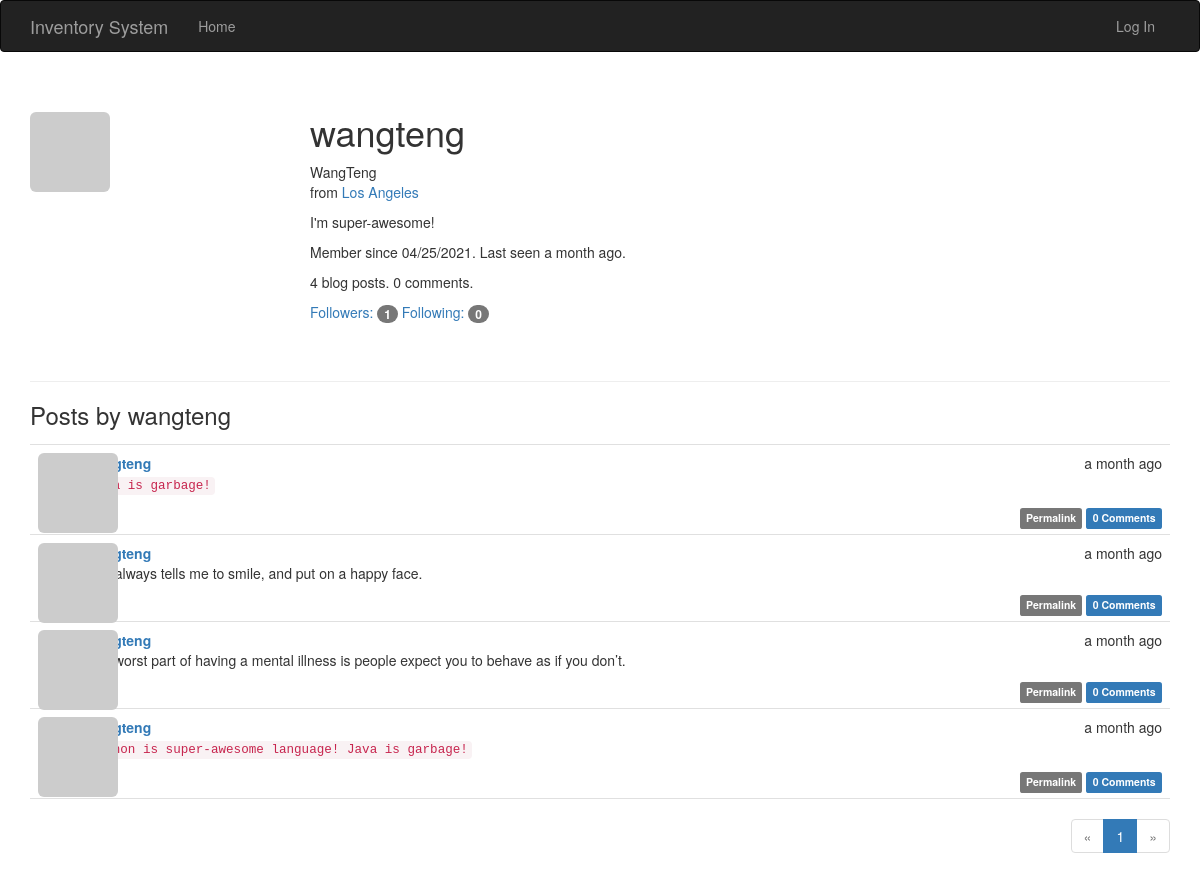
Page /user/wangteng on the earlier database version.
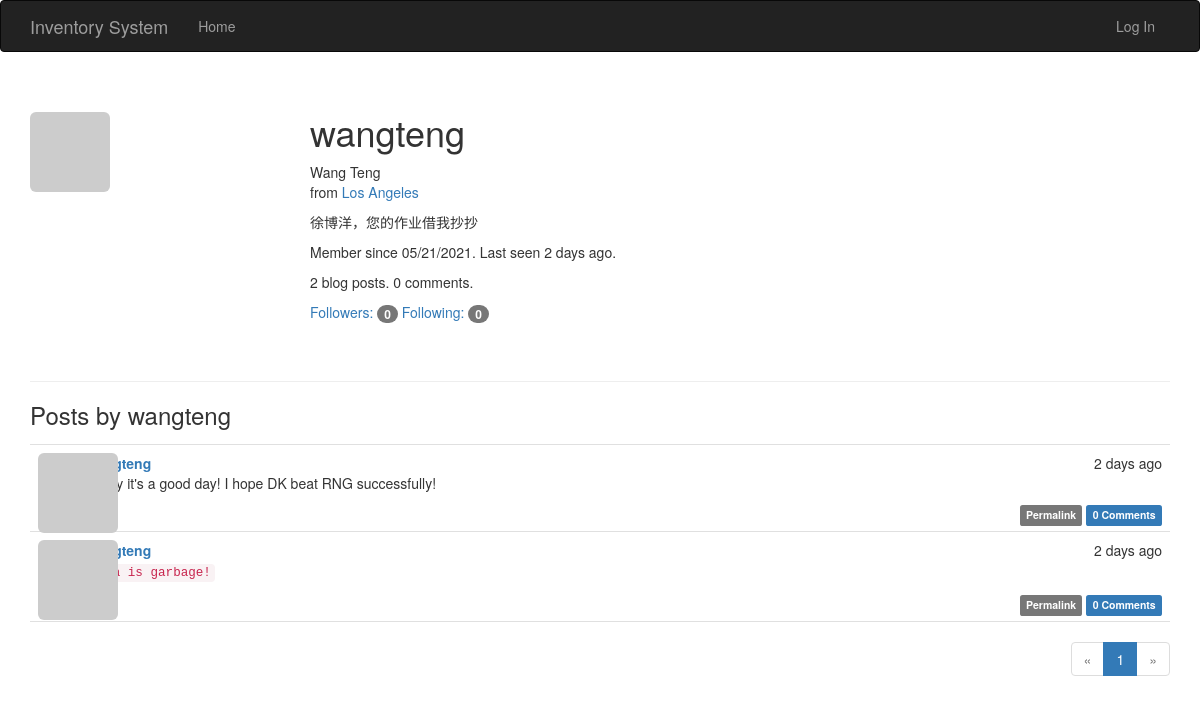
Same page on the later database version.
### app/models.py (models this page shows, shortened)
class User(UserMixin, db.Model):
    __tablename__ = 'users'
    id = db.Column(db.Integer, primary_key=True)
    email = db.Column(db.String(64), unique=True, index=True)
    username = db.Column(db.String(64), unique=True, index=True)
    role_id = db.Column(db.Integer, db.ForeignKey('roles.id'))
    password_hash = db.Column(db.String(128))
    confirmed = db.Column(db.Boolean, default=False)
    name = db.Column(db.String(64))
    location = db.Column(db.String(64))
    about_me = db.Column(db.Text())
    member_since = db.Column(db.DateTime(), default=datetime.utcnow)
    last_seen = db.Column(db.DateTime(), default=datetime.utcnow)
    avatar_hash = db.Column(db.String(32))
    posts = db.relationship('Post', backref='author', lazy='dynamic')
    followed = db.relationship('Follow',
                               foreign_keys=[Follow.follower_id],
                               backref=db.backref('follower', lazy='joined'),
                               lazy='dynamic',
                               cascade='all, delete-orphan')
    followers = db.relationship('Follow',
                                foreign_keys=[Follow.followed_id],
                                backref=db.backref('followed', lazy='joined'),
                                lazy='dynamic',
                                cascade='all, delete-orphan')
    comments = db.relationship('Comment', backref='author', lazy='dynamic')
    purchases = db.relationship("Purchase", backref='author', lazy='dynamic')
    refund = db.relationship("Refund", backref='author', lazy='dynamic')
    storage = db.relationship("Storage", backref='author', lazy='dynamic')
    allocate = db.relationship("Allocate", backref="author", lazy="dynamic")
    @property
    def password(self):
        raise AttributeError('password is not a readable attribute')
    def gravatar(self, size=100, default='identicon', rating='g'):
        url = 'https://secure.gravatar.com/avatar'
        hash = self.avatar_hash or self.gravatar_hash()
        return '{url}/{hash}?s={size}&d={default}&r={rating}'.format(
            url=url, hash=hash, size=size, default=default, rating=rating)

class Post(db.Model):
    __tablename__ = 'posts'
    id = db.Column(db.Integer, primary_key=True)
    body = db.Column(db.Text)
    body_html = db.Column(db.Text)
    timestamp = db.Column(db.DateTime, index=True, default=datetime.utcnow)
    author_id = db.Column(db.Integer, db.ForeignKey('users.id'))
    comments = db.relationship('Comment', backref='post', lazy='dynamic')

### app/main/views.py (the view)
@main.route('/user/<username>')
def user(username):
    user = User.query.filter_by(username=username).first_or_404()
    page = request.args.get('page', 1, type=int)
    pagination = user.posts.order_by(Post.timestamp.desc()).paginate(
        page, per_page=current_app.config['FLASKY_POSTS_PER_PAGE'],
        error_out=False)
    posts = pagination.items
    return render_template('user.html', user=user, posts=posts,
                           pagination=pagination)

### app/auth/views.py (called while the page is built)
@auth.before_app_request
def before_request():
    if current_user.is_authenticated:
        current_user.ping()
        if not current_user.confirmed \
                and request.endpoint \
                and request.blueprint != 'auth' \
                and request.endpoint != 'static':
            return redirect(url_for('auth.unconfirmed'))

### app/main/__init__.py (called while the page is built)
@main.app_context_processor
def inject_permissions():
    return dict(Permission=Permission)

### app/models.py (called while the page is built)
    def can(self, permissions):
        return False

    def is_administrator(self):
        return False

### app/templates/user.html (shortened to what this page needs)
{% extends "base.html" %}
{% import "_macros.html" as macros %}
{% block page_content %}
<div class="page-header">
    <img class="img-rounded profile-thumbnail" src="{{ user.gravatar(size=256) }}">
    <div class="profile-header">
        <h1>{{ user.username }}</h1>
        {% if user.name or user.location %}
        <p>
            {% if user.name %}{{ user.name }}<br>{% endif %}
            {% if user.location %}
                from <a href="http://maps.google.com/?q={{ user.location }}">{{ user.location }}</a><br>
            {% endif %}
        </p>
        {% endif %}
        {% if user.about_me %}<p>{{ user.about_me }}</p>{% endif %}
        <p>Member since {{ moment(user.member_since).format('L') }}. Last seen {{ moment(user.last_seen).fromNow() }}.</p>
        <p>{{ user.posts.count() }} blog posts. {{ user.comments.count() }} comments.</p>
        <p>
            <a href="{{ url_for('.followers', username=user.username) }}">Followers: <span class="badge">{{ user.followers.count() - 1 }}</span></a>
            <a href="{{ url_for('.followed_by', username=user.username) }}">Following: <span class="badge">{{ user.followed.count() - 1 }}</span></a>
        </p>
    </div>
</div>
<h3>Posts by {{ user.username }}</h3>
{% include '_posts.html' %}
{% if pagination %}
<div class="pagination">
    {{ macros.pagination_widget(pagination, '.user', username=user.username) }}
</div>
{% endif %}
{% endblock %}

### app/templates/base.html (shortened to what this page needs)
{% extends "bootstrap/base.html" %}
{% block head %}
{{ super() }}
<link rel="stylesheet" type="text/css" href="{{ url_for('static', filename='styles.css') }}">
<link rel="stylesheet" type="text/css" href="{{ url_for('static', filename='tablecss.css') }}">
{% endblock %}
{% block navbar %}
<div class="navbar navbar-inverse" role="navigation">
    <div class="container">
        <div class="navbar-header">
            <a class="navbar-brand" href="{{ url_for('main.index') }}">Inventory System</a>
        </div>
        <div class="navbar-collapse collapse">
            <ul class="nav navbar-nav">
                <li><a href="{{ url_for('main.index') }}">Home</a></li>
            </ul>
            <ul class="nav navbar-nav navbar-right">
                {% if current_user.is_authenticated %}
                <li class="dropdown">
                    <a href="#" class="dropdown-toggle" data-toggle="dropdown">
                        <img src="{{ current_user.gravatar(size=18) }}">
                        Account <b class="caret"></b>
                    </a>
                    <ul class="dropdown-menu">
                        <li><a href="{{ url_for('auth.change_password') }}">Change Password</a></li>
                        <li><a href="{{ url_for('auth.change_email_request') }}">Change Email</a></li>
                        <li><a href="{{ url_for('auth.logout') }}">Log Out</a></li>
                    </ul>
                </li>
                {% else %}
                <li><a href="{{ url_for('auth.login') }}">Log In</a></li>
                {% endif %}
            </ul>
        </div>
    </div>
</div>
{% endblock %}
{% block content %}
<div class="container">
    {% block page_content %}{% endblock %}
</div>
{% endblock %}

### app/templates/_macros.html
{% macro pagination_widget(pagination, endpoint, fragment='') %}
<ul class="pagination">
    <li
            {% if not pagination.has_prev %} class="disabled" {% endif %}>
        <a href="{% if pagination.has_prev %}{{ url_for(endpoint, page=pagination.prev_num, **kwargs) }}{{ fragment }}{% else %}#{% endif %}">
            &laquo;
        </a>
    </li>
    {% for p in pagination.iter_pages() %}
    {% if p %}
    {% if p == pagination.page %}
    <li class="active">
        <a href="{{ url_for(endpoint, page = p, **kwargs) }}{{ fragment }}">{{ p }}</a>
    </li>
    {% else %}
    <li>
        <a href="{{ url_for(endpoint, page = p, **kwargs) }}{{ fragment }}">{{ p }}</a>
    </li>
    {% endif %}
    {% else %}
    <li class="disabled"><a href="#">&hellip;</a></li>
    {% endif %}
    {% endfor %}
    <li
            {% if not pagination.has_next %} class="disabled" {% endif %}>
        <a href="{% if pagination.has_next %}{{ url_for(endpoint, page=pagination.next_num, **kwargs) }}{{ fragment }}{% else %}#{% endif %}">
            &raquo;
        </a>
    </li>
</ul>
{% endmacro %}

### app/templates/_posts.html (shortened to what this page needs)
<ul class="posts">
    {% for post in posts %}
    <li class="post">
        <div class="post-thumbnail">
            <a href="{{ url_for('.user', username=post.author.username) }}">
                <img class="img-rounded profile-thumbnail" src="{{ post.author.gravatar(size=40) }}">
            </a>
        </div>
        <div class="post-content">
            <div class="post-date">{{ moment(post.timestamp).fromNow() }}</div>
            <div class="post-author"><a href="{{ url_for('.user', username=post.author.username) }}">{{ post.author.username }}</a></div>
            <div class="post-body">
                {% if post.body_html %}
                    {{ post.body_html | safe }}
                {% else %}
                    {{ post.body }}
                {% endif %}
            </div>
            <div class="post-footer">
                <a href="{{ url_for('.post', id=post.id) }}">
                    <span class="label label-default">Permalink</span>
                </a>
                <a href="{{ url_for('.post', id=post.id) }}#comments">
                    <span class="label label-primary">{{ post.comments.count() }} Comments</span>
                </a>
            </div>
        </div>
    </li>
    {% endfor %}
</ul>

### app/static/styles.css (style rules this page uses)
.profile-thumbnail { position: absolute; }
.profile-header { min-height: 260px; margin-left: 280px; }
ul.posts { list-style-type: none; padding: 0px; margin: 16px 0px 0px 0px; border-top: 1px solid #e0e0e0; }
ul.posts li.post { padding: 8px; border-bottom: 1px solid #e0e0e0; }
div.post-date { float: right; }
div.post-author { font-weight: bold; }
div.post-thumbnail { position: absolute; }
div.post-content { margin-left: 48px; min-height: 48px; }
div.post-footer { text-align: right; }
div.pagination { width: 100%; text-align: right; padding: 0px; margin: 0px; }

Differences in the rows shown:
removed Post: timestamp "a month ago", author.username "wangteng", body_html "java is garbage!", comments.count "0"
removed Post: timestamp "a month ago", author.username "wangteng", body_html "She always tells me to smile, and put on a happy face.", comments.count "0"
removed Post: timestamp "a month ago", author.username "wangteng", body_html "The worst part of having a mental illness is people expect you to behave as if you don’t.", comments.count "0"
changed User "wangteng": name "WangTeng" → "Wang Teng"; about_me "I'm super-awesome!" → "徐博洋，您的作业借我抄抄"; member_since "04/25/2021" → "05/21/2021"; last_seen "a month ago" → "2 days ago"
now on this page (row edited): Post: timestamp "2 days ago", author.username "wangteng", body_html "Today it's a good day! I hope DK beat RNG successfully!", comments.count "0"
changed Post: timestamp "a month ago" → "2 days ago"; body_html "python is super-awesome language! Java is garbage!" → "java is garbage!"
Other differences:
{{ user.posts.count() }}: "4" → "2"
{{ user.followers.count() - 1 }}: "1" → "0"
